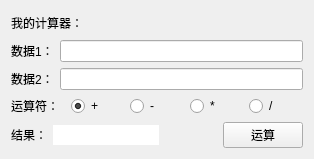
<?xml version="1.0" encoding="UTF-8"?>
<ui version="4.0">
 <class>mainWndClass</class>
 <widget class="QWidget" name="mainWndClass">
  <property name="geometry">
   <rect>
    <x>0</x>
    <y>0</y>
    <width>314</width>
    <height>159</height>
   </rect>
  </property>
  <property name="windowTitle">
   <string>mainWnd</string>
  </property>
  <layout class="QVBoxLayout" name="verticalLayout_2">
   <item>
    <layout class="QVBoxLayout" name="verticalLayout">
     <item>
      <widget class="QLabel" name="label">
       <property name="text">
        <string>我的计算器：</string>
       </property>
      </widget>
     </item>
     <item>
      <layout class="QHBoxLayout" name="horizontalLayout">
       <item>
        <widget class="QLabel" name="label_2">
         <property name="text">
          <string>数据1：</string>
         </property>
        </widget>
       </item>
       <item>
        <widget class="QLineEdit" name="editVal1"/>
       </item>
      </layout>
     </item>
     <item>
      <layout class="QHBoxLayout" name="horizontalLayout_2">
       <item>
        <widget class="QLabel" name="label_3">
         <property name="text">
          <string>数据2：</string>
         </property>
        </widget>
       </item>
       <item>
        <widget class="QLineEdit" name="editVal2"/>
       </item>
      </layout>
     </item>
     <item>
      <layout class="QHBoxLayout" name="horizontalLayout_4">
       <item>
        <widget class="QLabel" name="label_5">
         <property name="text">
          <string>运算符：</string>
         </property>
        </widget>
       </item>
       <item>
        <widget class="QRadioButton" name="radioAdd">
         <property name="text">
          <string>+</string>
         </property>
         <property name="checked">
          <bool>true</bool>
         </property>
        </widget>
       </item>
       <item>
        <widget class="QRadioButton" name="radioSub">
         <property name="text">
          <string>-</string>
         </property>
        </widget>
       </item>
       <item>
        <widget class="QRadioButton" name="radioMult">
         <property name="text">
          <string>*</string>
         </property>
        </widget>
       </item>
       <item>
        <widget class="QRadioButton" name="radioDiv">
         <property name="text">
          <string>/</string>
         </property>
        </widget>
       </item>
      </layout>
     </item>
     <item>
      <layout class="QHBoxLayout" name="horizontalLayout_3">
       <item>
        <widget class="QLabel" name="label_4">
         <property name="text">
          <string>结果：</string>
         </property>
        </widget>
       </item>
       <item>
        <widget class="QLineEdit" name="editRes">
         <property name="enabled">
          <bool>true</bool>
         </property>
         <property name="autoFillBackground">
          <bool>false</bool>
         </property>
         <property name="frame">
          <bool>false</bool>
         </property>
         <property name="readOnly">
          <bool>true</bool>
         </property>
        </widget>
       </item>
       <item>
        <spacer name="horizontalSpacer">
         <property name="orientation">
          <enum>Qt::Horizontal</enum>
         </property>
         <property name="sizeHint" stdset="0">
          <size>
           <width>40</width>
           <height>20</height>
          </size>
         </property>
        </spacer>
       </item>
       <item>
        <widget class="QPushButton" name="btnCalc">
         <property name="text">
          <string>运算</string>
         </property>
        </widget>
       </item>
      </layout>
     </item>
    </layout>
   </item>
  </layout>
 </widget>
 <layoutdefault spacing="6" margin="11"/>
 <resources>
  <include location="mainwnd.qrc"/>
 </resources>
 <connections/>
</ui>
